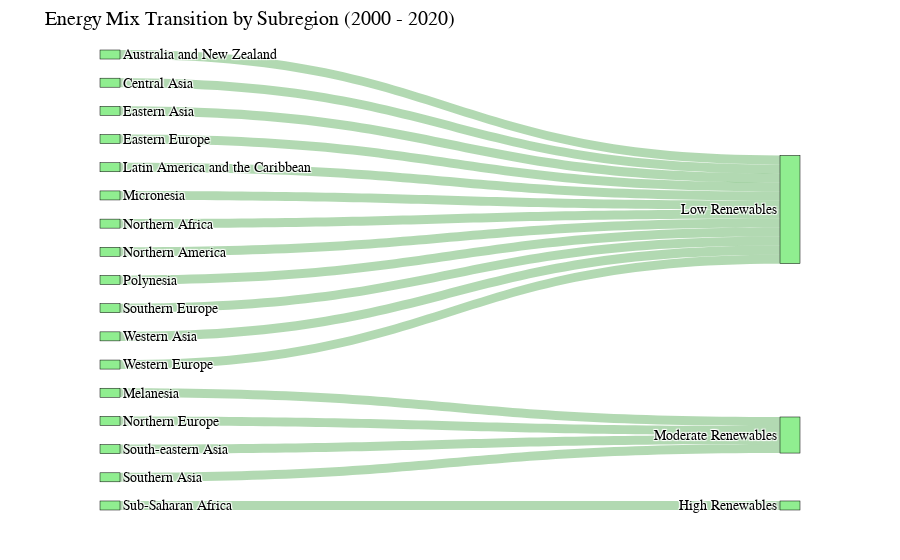

Notebook code cell kept with this figure:
### Code cell
# Energy Mix Transition by Subregion (Sankey Plot) - interactive visual

import pandas as pd
import plotly.graph_objects as go

# Load data
df = pd.read_csv('../data/cleaned/enhanced_energy_features_final.csv')  

# Step 1: Aggregate average renewables share by subregion
df_subregion = df[['subregion', 'renewables_share_pct']].dropna()
avg_renew = df_subregion.groupby('subregion')['renewables_share_pct'].mean().reset_index()

# Step 2: Categorise by level of renewable energy share
def categorize(share):
    if share >= 50:
        return 'High Renewables'
    elif share >= 30:
        return 'Moderate Renewables'
    else:
        return 'Low Renewables'

avg_renew['category'] = avg_renew['renewables_share_pct'].apply(categorize)

# Step 3: Prepare for Sankey
sankey_df = avg_renew[['subregion', 'category']]
sankey_df['count'] = 1

labels = list(sankey_df['subregion'].unique()) + list(sankey_df['category'].unique())
label_to_index = {label: i for i, label in enumerate(labels)}

sources = sankey_df['subregion'].map(label_to_index).tolist()
targets = sankey_df['category'].map(label_to_index).tolist()
values = sankey_df['count'].tolist()

# Step 4: Sankey Diagram
fig = go.Figure(data=[go.Sankey(
    node=dict(
        pad=20,
        thickness=20,
        line=dict(color="black", width=0.5),
        label=labels,
        color="lightgreen"
    ),
    link=dict(
        source=sources,
        target=targets,
        value=values,
        color="rgba(0, 128, 0, 0.3)"
    )
)])

fig.update_layout(
    title_text="Energy Mix Transition by Subregion (2000 - 2020)",
    font=dict(size=14, color="black", family="Arial"),
    margin=dict(l=100, r=100, t=50, b=50)
)

fig.show()

### Figure 1 — Plotly figure (JSON) as saved in the notebook; plotly's stock layout.template omitted (floating-point values rounded to 4 significant figures)
{"data": [{"link": {"color": "rgba(0, 128, 0, 0.3)", "source": [0, 1, 2, 3, 4, 5, 6, 7, 8, 9, 10, 11, 12, 13, 14, 15, 16], "target": [17, 17, 17, 17, 17, 18, 17, 17, 17, 18, 17, 18, 18, 17, 19, 17, 17], "value": [1, 1, 1, 1, 1, 1, 1, 1, 1, 1, 1, 1, 1, 1, 1, 1, 1]}, "node": {"color": "lightgreen", "label": ["Australia and New Zealand", "Central Asia", "Eastern Asia", "Eastern Europe", "Latin America and the Caribbean", "Melanesia", "Micronesia", "Northern Africa", "Northern America", "Northern Europe", "Polynesia", "South-eastern Asia", "Southern Asia", "Southern Europe", "Sub-Saharan Africa", "Western Asia", "Western Europe", "Low Renewables", "Moderate Renewables", "High Renewables"], "line": {"color": "black", "width": 0.5}, "pad": 20, "thickness": 20}, "type": "sankey"}], "layout": {"font": {"color": "black", "family": "Arial", "size": 14}, "margin": {"b": 50, "l": 100, "r": 100, "t": 50}, "title": {"text": "Energy Mix Transition by Subregion (2000 - 2020)"}}}
